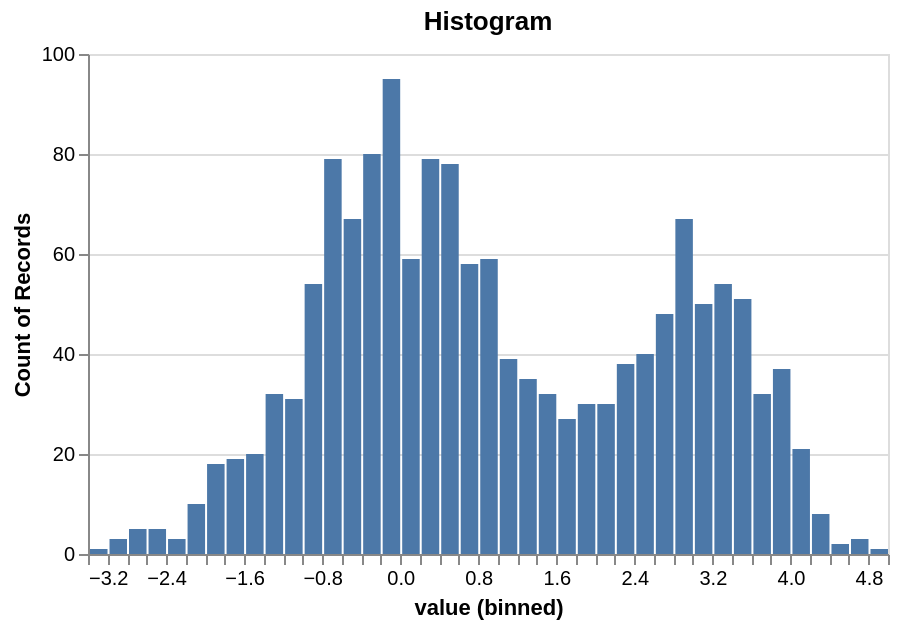

The cell this chart's notebook holds for it:
### Markdown cell above
# ## Transforms
#
# Vega and Vega-Lite can transform the data themselves (binning, aggregating, filtering, …), so that we can pass them raw values.
# Here, Vega-Lite bins and counts values to draw a histogram:

### Code cell
val samples = Seq.fill(1000)(rng.nextGaussian()) ++ Seq.fill(500)(3 + 0.7 * rng.nextGaussian())

val histogram = VegaPlot.fromString("""{
  "$schema": "https://vega.github.io/schema/vega-lite/v5.json",
  "title": "Histogram",
  "width": 400,
  "height": 250,
  "data": {"values": []},
  "mark": "bar",
  "encoding": {
    "x": {"field": "value", "type": "quantitative", "bin": {"maxbins": 40}},
    "y": {"aggregate": "count", "type": "quantitative"}
  }
}""")

histogram.plot(
  _.data.values := samples.map(v => (value = v))
)

### Figure 1 — Vega-Lite specification as saved in the notebook (floating-point values rounded to 4 significant figures; data arrays with more than 128 entries replaced by an {"elided": "..."} marker saying what was removed)
{"$schema": "https://vega.github.io/schema/vega-lite/v5.json", "data": {"values": {"elided": "1500 records"}}, "encoding": {"x": {"bin": {"maxbins": 40}, "field": "value", "type": "quantitative"}, "y": {"aggregate": "count", "type": "quantitative"}}, "height": 250, "mark": "bar", "title": "Histogram", "width": 400}
